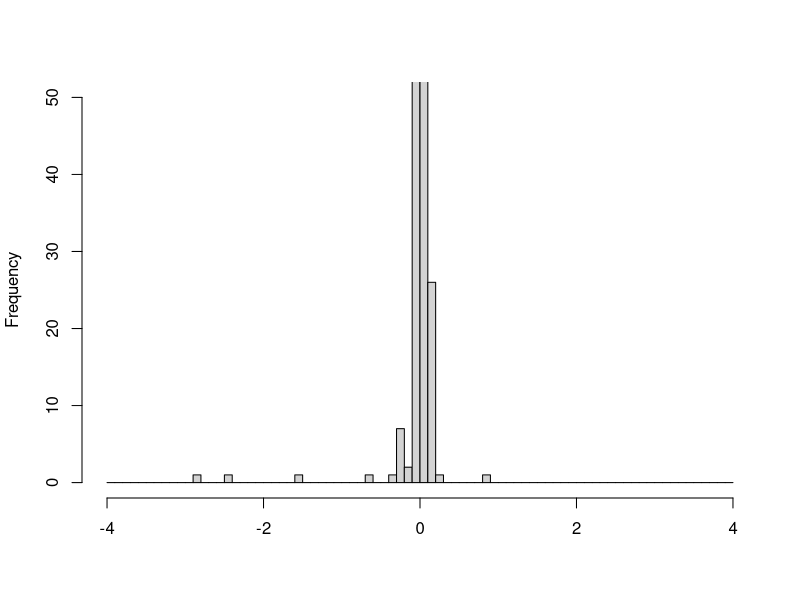
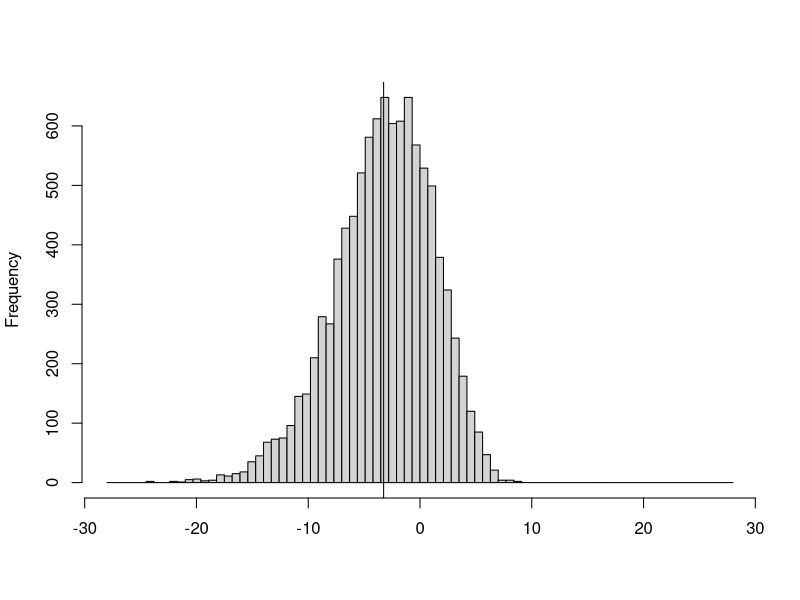
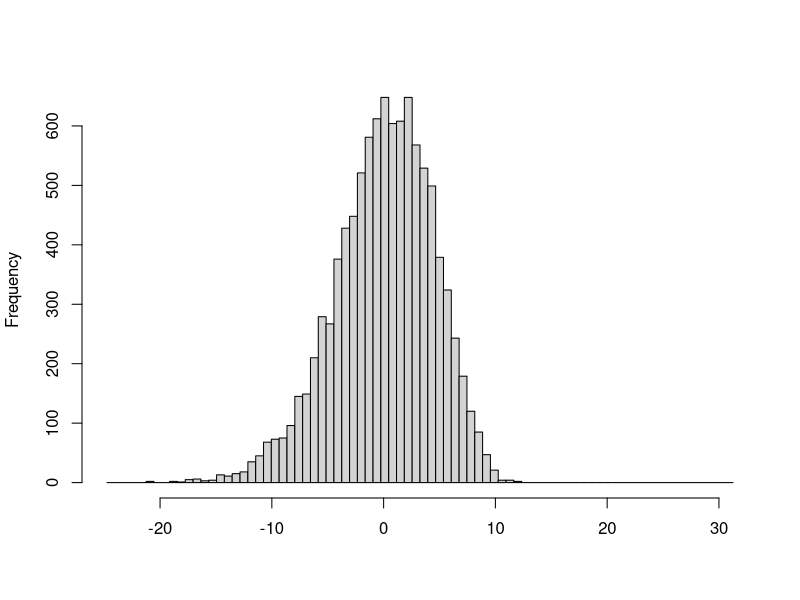
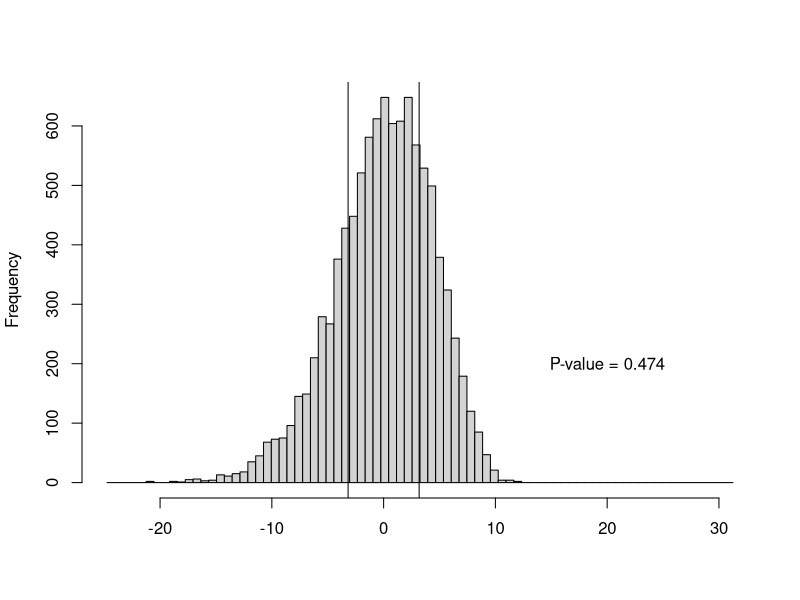
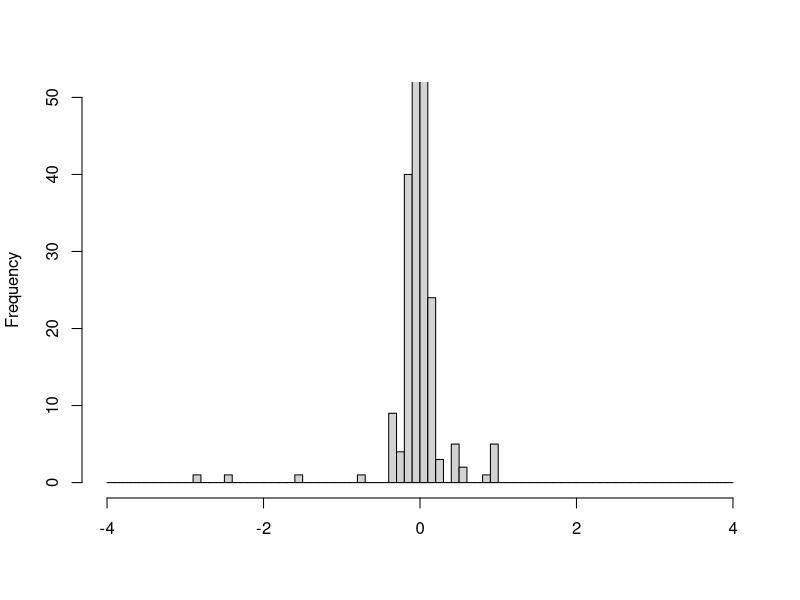
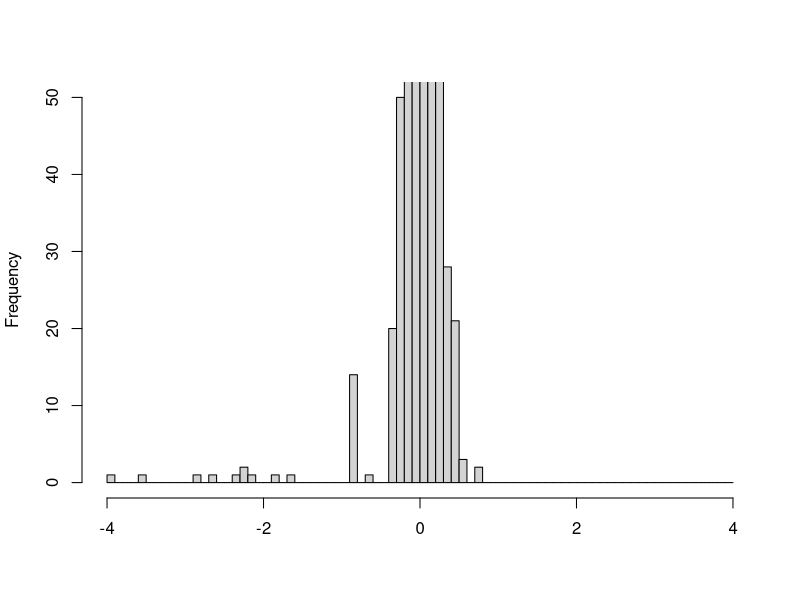

Recreate these plots in R, in order.
t = read.table('sitelnL3000.csv', sep='\t', header=TRUE)

d1.2 = 2*(t$tree1 - t$tree2)
d1.3 = 2*(t$tree1 - t$tree3)
d1.12 = 2*(t$tree1 - t$tree12)

nsites = length(d1.2)


nrellreps = 10000;
    

biggest1.2=max(ceiling(max(d1.2)*10),ceiling(-min(d1.2)*10))/10
biggest1.3=max(ceiling(max(d1.3)*10),ceiling(-min(d1.3)*10))/10
biggest1.12=max(ceiling(max(d1.12)*10),ceiling(-min(d1.12)*10))/10
biggest = max(biggest1.2, biggest1.3, biggest1.12)

rellfunc = function(diffs) {
    obs = sum(diffs)
    ss = replicate(nrellreps, sum(sample(diffs, replace=TRUE)))
    centering = mean(ss)
    print(c("centering", centering))
    c = ss - centering
    rellMoreExtreme = sum(abs(c) > abs(obs))
    print(c("rellMoreExtreme", rellMoreExtreme))
    rellMoreExtreme/nrellreps;
}

ztestkh = function(diffs) {
    print(c('max',  max(diffs)))
    print(c('min', min(diffs)))
    print(c('mean', mean(diffs)))
    print(c('sd', sd(diffs)))
    nsites = length(diffs)
    Delta = sum(diffs)
    print(c('Delta', Delta))
    VarSum = nsites*var(diffs)
    print(c('VarSum', VarSum))
    Z = -abs(Delta/(sqrt(VarSum)))
    print(c('Z', Z))
    halfp = pnorm(Z)
    p = 2.0 * halfp 
    print(c('p', p))
    p
}


ztestkh(d1.2)
r1.2 = rellfunc(d1.2)
mult=7
x = seq(-biggest, biggest, 0.01)
breaks=seq(-biggest, biggest, 0.1)
sbreaks=seq(-biggest*mult, biggest*mult, 0.1*mult)
print(breaks)
pdf('d1-2hist.pdf')
hist(d1.2, breaks=breaks, axes=TRUE, ylim=c(0,50), main=c(""), xlab="")
#lines(x, 5*dnorm(x, mean=0, sd=sd(d1.2)))
dev.off()

u1.2 = replicate(nrellreps, sum(sample(d1.2, replace=TRUE)))
mu1.2 = mean(u1.2)
obs1.2 = sum(d1.2)
r1.2 = sum(abs(u1.2 - mu1.2) > abs(obs1.2))

print(mu1.2)
print(sd(u1.2))
print(var(u1.2))
pdf('uncentered1-2hist.pdf')
hist(u1.2, breaks=sbreaks, axes=TRUE, main=c(""), xlab="")
#lines(x, 5*dnorm(x, mean=0, sd=sd(d1.2)))
abline(v=mu1.2)
dev.off()
pdf('centered1-2hist.pdf')
c1.2 = u1.2 - mu1.2
hist(c1.2, breaks=sbreaks-mu1.2, axes=TRUE, main=c(""), xlab="")
#lines(x, 5*dnorm(x, mean=0, sd=sd(d1.2)))
dev.off()
pdf('centered1-2hist-p.pdf')
c1.2 = u1.2 - mu1.2
hist(c1.2, breaks=sbreaks-mu1.2, axes=TRUE, main=c(""), xlab="")
abline(v=-abs(obs1.2))
text(20, 200, paste('P-value =', as.character(r1.2/nrellreps), sep=' '))
abline(v=abs(sum(d1.2)))
dev.off()



ztestkh(d1.3)
rellfunc(d1.3)

x = seq(-biggest, biggest, 0.01)
breaks=seq(-biggest, biggest, 0.1)
print(breaks)
pdf('d1-3hist.pdf')
hist(d1.3, breaks=breaks, axes=TRUE, ylim=c(0,50), main=c(""), xlab="")
#lines(x, 5*dnorm(x, mean=0, sd=sd(d1.3)))
dev.off()



ztestkh(d1.12)
rellfunc(d1.12)


x = seq(-biggest, biggest, 0.01)
breaks=seq(-biggest, biggest, 0.1)
print(breaks)
pdf('d1-12hist.pdf')
hist(d1.12, breaks=breaks, axes=TRUE, ylim=c(0,50), main=c(""), xlab="")
#lines(x, 5*dnorm(x, mean=0, sd=sd(d1.12)))
dev.off()
